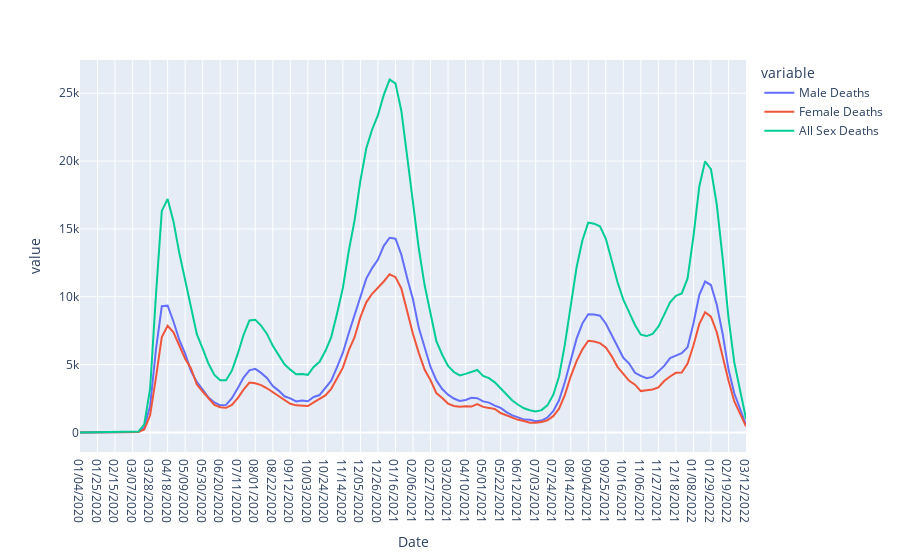

Here is the notebook cell this chart was saved with:
### Code cell
fig = px.line(Combined_df_for_sex, x='Date', y=["Male Deaths","Female Deaths","All Sex Deaths"])
fig.show()
